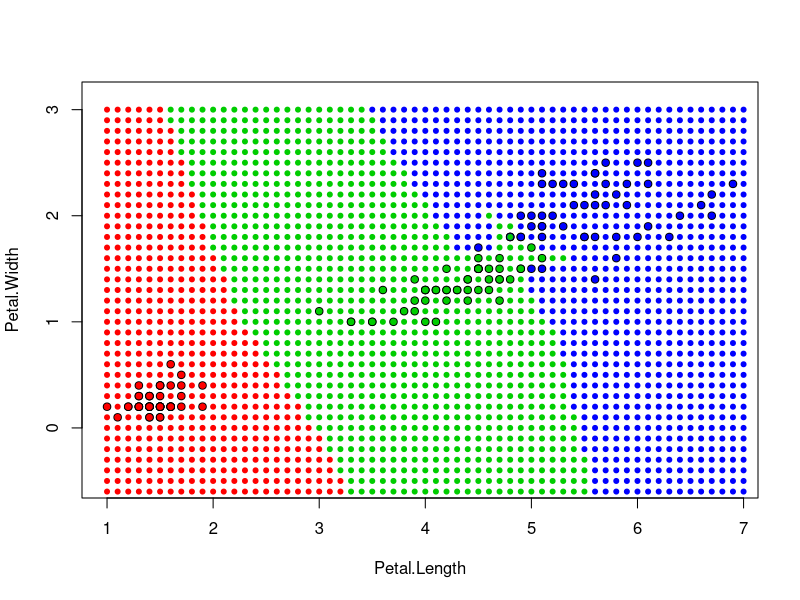

Source code (R):
irisNames = c("setosa", "versicolor", "virginica")

#count distances

#help fields and functions
petals = iris[, 3:4]

dist = function(p1, p2) sqrt(sum((p1 - p2) ^ 2))

closestGroup = function(u) {
    irisDist = apply(petals, 1, dist, u)
    minIndex = which.min(irisDist)
    name = iris[minIndex, 5]
    return (name)
}

#draw plot
irisColors = c("red", "green3", "blue")
names(irisColors) = irisNames

plot(iris[, 3:4], bg = irisColors[iris$Species], pch = 21, asp = 1) #iris
#legend("bottomright", irisNames, pch = 21, pt.bg = irisColors)

#main method
for (x in seq(1, 7, 0.1)) {
    for (y in seq(-1, 3, 0.1)) {
        u = c(x, y)
        groupName = closestGroup(u)
        #draw new point
        points(u[1], u[2], col = irisColors[groupName], pch = 20) #u
    }
}